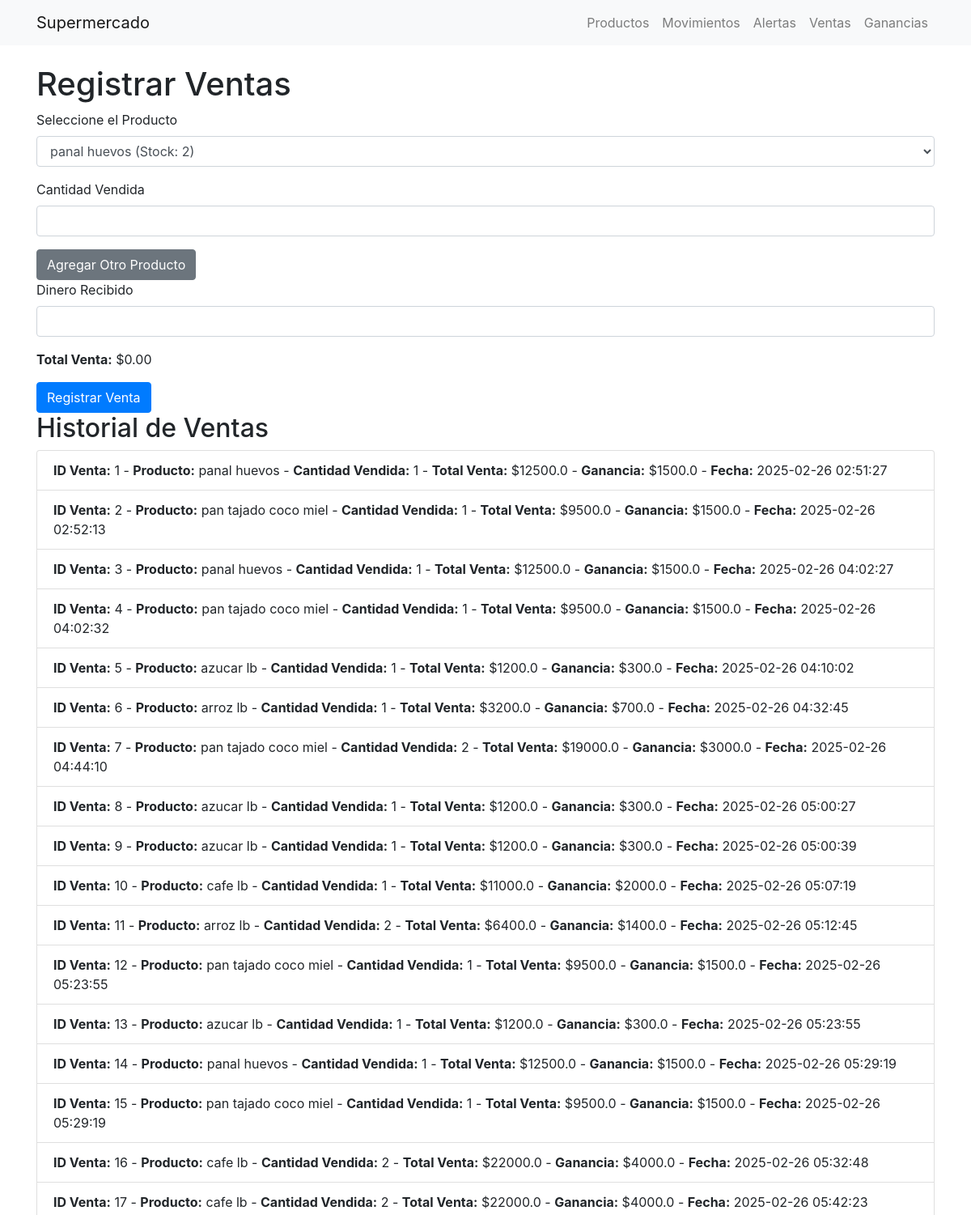
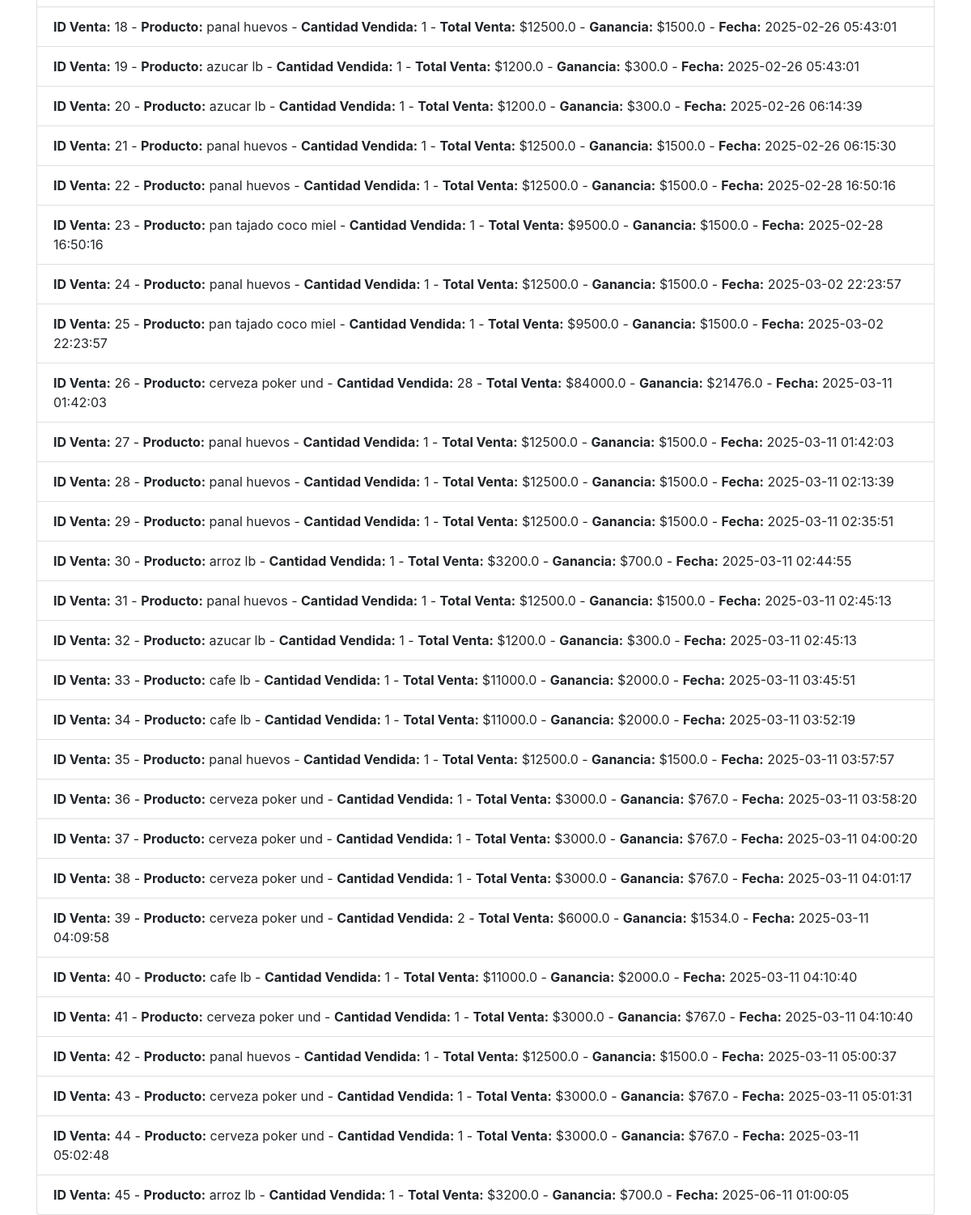
The app's page /ventas with its own data (2 pictures, top to bottom).
### app.py (models this page shows)
class Producto(db.Model):
    id = db.Column(db.Integer, primary_key=True)
    nombre = db.Column(db.String(100), nullable=False)
    categoria = db.Column(db.String(100), nullable=False)
    precio_compra = db.Column(db.Float, nullable=False)
    precio_venta = db.Column(db.Float, nullable=False)
    stock_disponible = db.Column(db.Integer, nullable=False)
    proveedor = db.Column(db.String(100), nullable=False)
    umbral_alerta = db.Column(db.Integer, nullable=False, default=5)

class Venta(db.Model):
    id = db.Column(db.Integer, primary_key=True)
    producto_id = db.Column(db.Integer, db.ForeignKey('producto.id'), nullable=False)
    producto = db.relationship('Producto', backref='ventas', lazy=True)  # Relación con Producto
    cantidad_vendida = db.Column(db.Integer, nullable=False)
    fecha_venta = db.Column(db.DateTime, nullable=False, default=db.func.current_timestamp())
    precio_venta_unitario = db.Column(db.Float, nullable=False)

### app.py (the view, shortened to what this page needs)
@app.route('/ventas', methods=['GET', 'POST'])
def ventas():
    productos = Producto.query.all()
    ventas = Venta.query.all()
    ventas_con_producto = []
    for venta in ventas:
        producto = Producto.query.get(venta.producto_id)
        total_venta = venta.precio_venta_unitario * venta.cantidad_vendida
        ganancia_venta = (venta.precio_venta_unitario - producto.precio_compra) * venta.cantidad_vendida if producto else 0 # Cálculo de ganancia
        ventas_con_producto.append({
            'id': venta.id,
            'producto_nombre': producto.nombre if producto else "Producto eliminado",
            'cantidad_vendida': venta.cantidad_vendida,
            'fecha_venta': venta.fecha_venta,
            'total_venta': total_venta,  # Nuevo campo
            'ganancia_venta': ganancia_venta  #Nuevo campo
        })
    return render_template('ventas2.html', productos=productos, ventas=ventas_con_producto)

### templates/ventas2.html (shortened to what this page needs)
{% extends 'index.html' %}
{% block content %}
    <h1>Registrar Ventas</h1>
    <form method="post" onsubmit="return validarDineroRecibido()">
        <div id="productos-container">
            <div class="producto">
                <div class="form-group">
                    <label for="producto_id_0">Seleccione el Producto</label>
                    <select class="form-control" id="producto_id_0" name="producto_id" onchange="actualizarTotalVenta()">
                        {% for producto in productos %}
                            <option value="{{ producto.id }}" data-precio="{{ producto.precio_venta }}">
                                {{ producto.nombre }} (Stock: {{ producto.stock_disponible }})
                            </option>
                        {% endfor %}
                    </select>
                </div>
                <div class="form-group">
                    <label for="cantidad_vendida_0">Cantidad Vendida</label>
                    <input type="number" class="form-control" id="cantidad_vendida_0" name="cantidad_vendida" required oninput="actualizarTotalVenta()">
                </div>
            </div>
        </div>
        <button type="button" id="add-producto" class="btn btn-secondary">Agregar Otro Producto</button>
        <div class="form-group">
            <label for="dinero_recibido">Dinero Recibido</label>
            <input type="number" class="form-control" id="dinero_recibido" name="dinero_recibido" step="0.01" required oninput="validarDineroRecibido()">
        </div>
        <p><strong>Total Venta:</strong> $<span id="total_venta">0.00</span></p>
        <button type="submit" class="btn btn-primary">Registrar Venta</button>
    </form>
    <h2>Historial de Ventas</h2>
    <ul class="list-group">
        {% if ventas %}
            {% for venta in ventas %}
                <li class="list-group-item">
                    <strong>ID Venta:</strong> {{ venta.id }} -
                    <strong>Producto:</strong> {{ venta.producto_nombre }} -
                    <strong>Cantidad Vendida:</strong> {{ venta.cantidad_vendida }} -
                    <strong>Total Venta:</strong> ${{ venta.total_venta }} -
                    <strong>Ganancia:</strong> ${{ venta.ganancia_venta }} -
                    <strong>Fecha:</strong> {{ venta.fecha_venta }}
                </li>
            {% endfor %}
        {% else %}
            <li class="list-group-item">No hay ventas registradas.</li>
        {% endif %}
    </ul>
{% endblock %}

### records on screen
Producto: id "1", producto_nombre "panal huevos", cantidad_vendida "1", total_venta "12500.0", ganancia_venta "1500.0", fecha_venta "2025-02-26 02:51:27", id "3", fecha_venta "2025-02-26 04:02:27", id "14", fecha_venta "2025-02-26 05:29:19", id "18", fecha_venta "2025-02-26 05:43:01", id "21", fecha_venta "2025-02-26 06:15:30", id "22", fecha_venta "2025-02-28 16:50:16", id "24", fecha_venta "2025-03-02 22:23:57", id "27", fecha_venta "2025-03-11 01:42:03", id "28", fecha_venta "2025-03-11 02:13:39", id "29", fecha_venta "2025-03-11 02:35:51", id "31", fecha_venta "2025-03-11 02:45:13", id "35", fecha_venta "2025-03-11 03:57:57", id "42", fecha_venta "2025-03-11 05:00:37"
Producto: id "2", producto_nombre "pan tajado coco miel", cantidad_vendida "1", total_venta "9500.0", ganancia_venta "1500.0", fecha_venta "2025-02-26 02:52:13", id "4", fecha_venta "2025-02-26 04:02:32", id "7", cantidad_vendida "2", total_venta "19000.0", ganancia_venta "3000.0", fecha_venta "2025-02-26 04:44:10", id "12", fecha_venta "2025-02-26 05:23:55", id "15", fecha_venta "2025-02-26 05:29:19", id "23", fecha_venta "2025-02-28 16:50:16", id "25", fecha_venta "2025-03-02 22:23:57"
Producto: id "5", producto_nombre "azucar lb", cantidad_vendida "1", total_venta "1200.0", ganancia_venta "300.0", fecha_venta "2025-02-26 04:10:02", id "8", fecha_venta "2025-02-26 05:00:27", id "9", fecha_venta "2025-02-26 05:00:39", id "13", fecha_venta "2025-02-26 05:23:55", id "19", fecha_venta "2025-02-26 05:43:01", id "20", fecha_venta "2025-02-26 06:14:39", id "32", fecha_venta "2025-03-11 02:45:13"
Producto: id "6", producto_nombre "arroz lb", cantidad_vendida "1", total_venta "3200.0", ganancia_venta "700.0", fecha_venta "2025-02-26 04:32:45", id "11", cantidad_vendida "2", total_venta "6400.0", ganancia_venta "1400.0", fecha_venta "2025-02-26 05:12:45", id "30", fecha_venta "2025-03-11 02:44:55", id "45", fecha_venta "2025-06-11 01:00:05"
Producto: id "10", producto_nombre "cafe lb", cantidad_vendida "1", total_venta "11000.0", ganancia_venta "2000.0", fecha_venta "2025-02-26 05:07:19", id "16", cantidad_vendida "2", total_venta "22000.0", ganancia_venta "4000.0", fecha_venta "2025-02-26 05:32:48", id "17", fecha_venta "2025-02-26 05:42:23", id "33", fecha_venta "2025-03-11 03:45:51", id "34", fecha_venta "2025-03-11 03:52:19", id "40", fecha_venta "2025-03-11 04:10:40"
Producto: id "26", producto_nombre "cerveza poker und", cantidad_vendida "28", total_venta "84000.0", ganancia_venta "21476.0", fecha_venta "2025-03-11 01:42:03", id "36", cantidad_vendida "1", total_venta "3000.0", ganancia_venta "767.0", fecha_venta "2025-03-11 03:58:20", id "37", fecha_venta "2025-03-11 04:00:20", id "38", fecha_venta "2025-03-11 04:01:17", id "39", cantidad_vendida "2", total_venta "6000.0", ganancia_venta "1534.0", fecha_venta "2025-03-11 04:09:58", id "41", fecha_venta "2025-03-11 04:10:40", id "43", fecha_venta "2025-03-11 05:01:31", id "44", fecha_venta "2025-03-11 05:02:48"

### other values on screen
form field producto_id "panal huevos (Stock: 2)"
